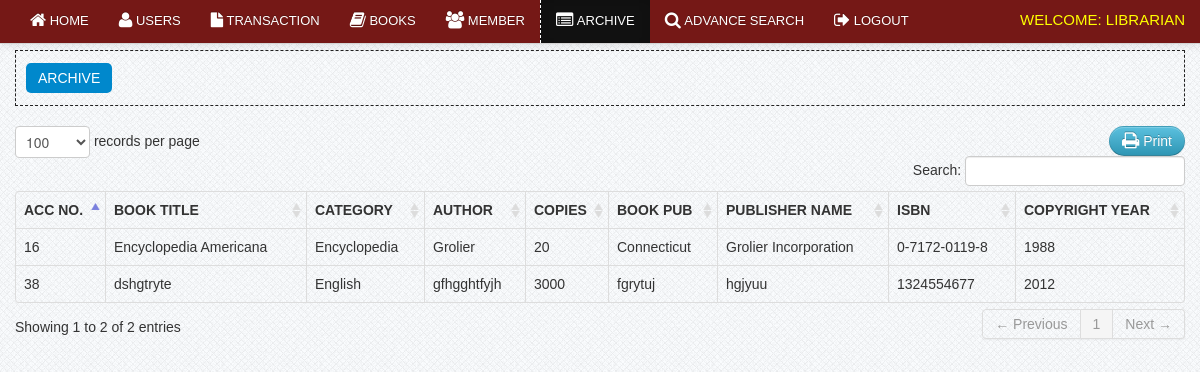
Page /librarian/archive.php (signed in) on the committed database.
### tables this page shows
CREATE TABLE IF NOT EXISTS `book` (
`book_id` int(11) NOT NULL,
  `book_title` varchar(100) NOT NULL,
  `category_id` int(50) NOT NULL,
  `author` varchar(50) NOT NULL,
  `book_copies` int(11) NOT NULL,
  `book_pub` varchar(100) NOT NULL,
  `publisher_name` varchar(100) NOT NULL,
  `isbn` varchar(50) NOT NULL,
  `copyright_year` int(11) NOT NULL,
  `date_receive` varchar(20) NOT NULL,
  `date_added` datetime NOT NULL,
  `status` varchar(30) NOT NULL
);

CREATE TABLE IF NOT EXISTS `category` (
`category_id` int(11) NOT NULL,
  `classname` varchar(50) DEFAULT NULL
);

### librarian/archive.php (the view, shortened to what this page needs)
<?php include('header.php'); ?>
<?php include('navbar_archive.php'); ?>
    <div class="container">
		<div class="margin-top">
			<div class="row">
			<div class="span12">
								    <ul class="nav nav-pills">
										<li   class="active"><a href="archive.php">Archive</a></li>
									</ul>
                            <table cellpadding="0" cellspacing="0" border="0" class="table  table-bordered" id="example">
								<div class="pull-right">
								<a href="" onclick="window.print()" class="btn btn-info"><i class="icon-print icon-large"></i> Print</a>
								</div>
                                <thead>
                                    <tr>
									    <th>Acc No.</th>
                                        <th>Book Title</th>
                                        <th>Category</th>
										<th>Author</th>
										<th class="action">copies</th>
										<th>Book Pub</th>
										<th>Publisher Name</th>
										<th>ISBN</th>
										<th>Copyright Year</th>
                                    </tr>
                                </thead>
                                <tbody>
                                  <?php  $user_query=mysql_query("select * from book where status = 'Archive'")or die(mysql_error());
									while($row=mysql_fetch_array($user_query)){
									$id=$row['book_id'];
									$cat_id=$row['category_id'];
											$cat_query = mysql_query("select * from category where category_id = '$cat_id'")or die(mysql_error());
											$cat_row = mysql_fetch_array($cat_query);
									?>
									<tr class="del<?php echo $id ?>">
                                    <td><?php echo $row['book_id']; ?></td>
                                    <td><?php echo $row['book_title']; ?></td>
									<td><?php echo $cat_row ['classname']; ?> </td>
                                    <td><?php echo $row['author']; ?> </td>
                                    <td class="action"><?php echo $row['book_copies']; ?> </td>
                                     <td><?php echo $row['book_pub']; ?></td>
									 <td><?php echo $row['publisher_name']; ?></td>
									 <td><?php echo $row['isbn']; ?></td>
									 <td><?php echo $row['copyright_year']; ?></td>
                                    </tr>
									<?php  }  ?>
                                </tbody>
                            </table>
			</div>
			</div>
		</div>
    </div>
<?php include('footer.php') ?>

### css/docs.css (style rules this page uses)
body { font-family:'TR Century Gothic',Helvetica,Arial,sans-serif !important; }
.btn { border-radius: 25px !important; }
.nav-tabs, .nav-pills { border: 1px dashed #222 !important; padding: 10px; }
th { text-transform:uppercase; }
.nav li a { text-transform:uppercase; }
.margin-top { margin-top:50px; }
body { background: url(../img/grid_noise.png); position: relative; }

### css/print.css (style rules this page uses)
.action { display:none; }
th { text-align:left; }
td { text-align:left; border-top:1px solid; padding:2px; }
.btn { display:none; }
body { font-family:arial; font-size:13px; }
.nav { display:none; }

### rows in the picture
book: book_id "16", book_title "Encyclopedia Americana", category.classname "Encyclopedia", author "Grolier", book_copies "20", book_pub "Connecticut", publisher_name "Grolier Incorporation", isbn "0-7172-0119-8", copyright_year "1988"
book: book_id "38", book_title "dshgtryte", category.classname "English", author "gfhgghtfyjh", book_copies "3000", book_pub "fgrytuj", publisher_name "hgjyuu", isbn "1324554677", copyright_year "2012"
